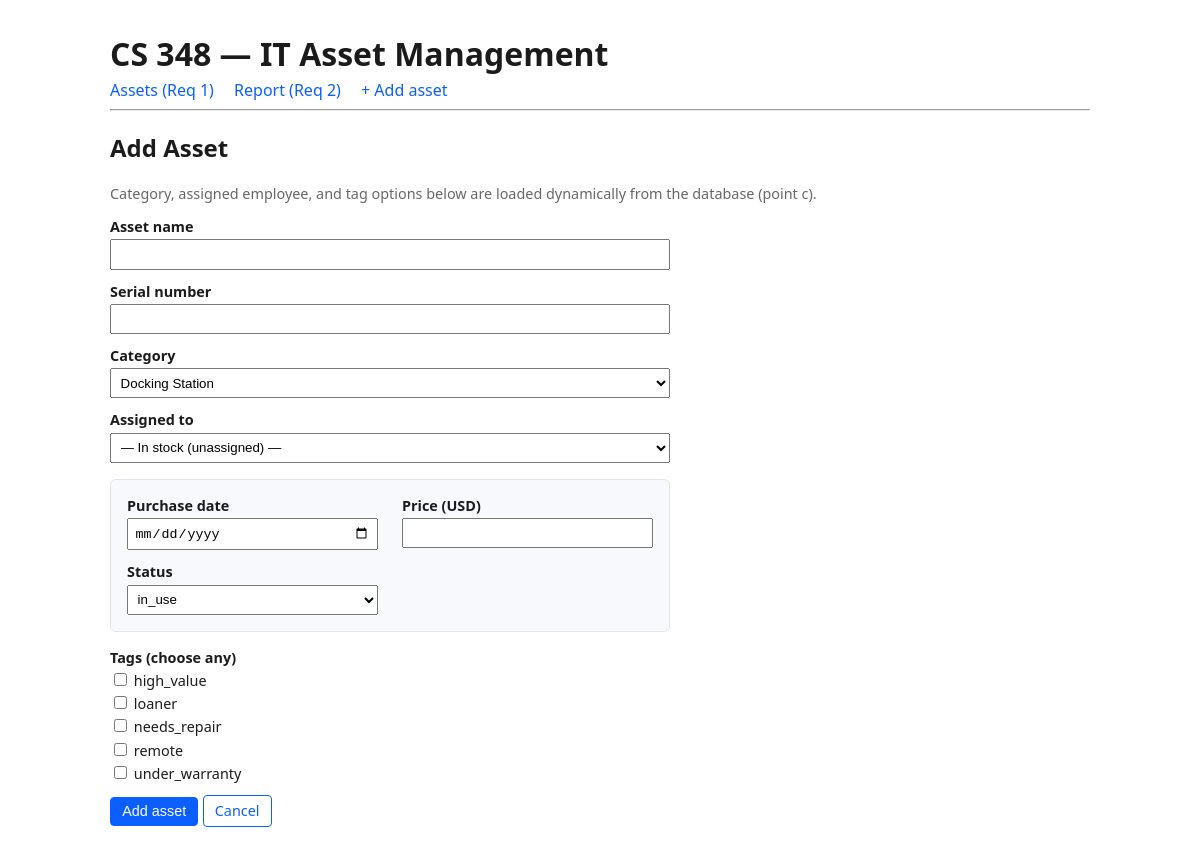
Screenshot of /assets/add with the database file from the repository.
### tables this page shows
CREATE TABLE tag (
    tag_id  INTEGER PRIMARY KEY AUTOINCREMENT,
    name    TEXT    NOT NULL UNIQUE
);

### app.py (the view, shortened to what this page needs)
@app.route("/assets/add", methods=["GET", "POST"])
def add_asset():
    conn = db.get_db()
    categories, employees, tags = _form_choices(conn)
    return render_template(
        "asset_form.html",
        asset=None, categories=categories, employees=employees, tags=tags,
        selected_tags=set(),
    )

### app.py (called while the page is built)
def _form_choices(conn):
    categories = conn.execute(
        "SELECT category_id, name FROM category ORDER BY name"
    ).fetchall()
    employees = conn.execute(
        "SELECT employee_id, name, department FROM employee ORDER BY name"
    ).fetchall()
    tags = conn.execute(
        "SELECT tag_id, name FROM tag ORDER BY name"
    ).fetchall()
    return categories, employees, tags

### db.py (called while the page is built)
def get_db():
    if "db" not in g:
        g.db = sqlite3.connect(DATABASE, isolation_level="DEFERRED")
        g.db.row_factory = sqlite3.Row
        g.db.execute("PRAGMA foreign_keys = ON;")
    return g.db

### templates/asset_form.html (shortened to what this page needs)
{% extends "base.html" %}
{% block content %}
  <h2>{{ "Edit" if asset else "Add" }} Asset</h2>
  <p class="muted">Category, assigned employee, and tag options below are
     loaded dynamically from the database (point c).</p>
  <form method="post" style="max-width:560px;">
    <div class="field">
      <label for="asset_name">Asset name</label>
      <input id="asset_name" name="asset_name" required
             value="{{ asset['asset_name'] if asset else '' }}">
    </div>
    <div class="field">
      <label for="serial_number">Serial number</label>
      <input id="serial_number" name="serial_number" required
             value="{{ asset['serial_number'] if asset else '' }}">
    </div>
    <div class="field">
      <label for="category_id">Category</label>
      <select id="category_id" name="category_id" required>
        {% for c in categories %}
          <option value="{{ c['category_id'] }}"
            {{ 'selected' if asset and asset['category_id'] == c['category_id'] else '' }}>
            {{ c['name'] }}
          </option>
        {% endfor %}
      </select>
    </div>
    <div class="field">
      <label for="assigned_to">Assigned to</label>
      <select id="assigned_to" name="assigned_to">
        <option value="">— In stock (unassigned) —</option>
      </select>
    </div>
    <div class="filters">
      <div>
        <label for="purchase_date">Purchase date</label>
        <input id="purchase_date" name="purchase_date" type="date" required
               value="{{ asset['purchase_date'] if asset else '' }}">
      </div>
      <div>
        <label for="price">Price (USD)</label>
        <input id="price" name="price" type="number" step="0.01" min="0" required
               value="{{ '%.2f'|format(asset['price']) if asset else '' }}">
      </div>
      <div>
        <label for="status">Status</label>
        <select id="status" name="status">
          {% for s in ['in_use', 'in_stock', 'retired'] %}
            <option value="{{ s }}"
              {{ 'selected' if asset and asset['status'] == s else '' }}>{{ s }}</option>
          {% endfor %}
        </select>
      </div>
    </div>
    <div class="field">
      <label>Tags (choose any)</label>
      {% for t in tags %}
        <label style="font-weight:normal;">
          <input type="checkbox" name="tags" value="{{ t['tag_id'] }}"
            style="width:auto;"
            {{ 'checked' if t['tag_id'] in selected_tags else '' }}>
          {{ t['name'] }}
        </label>
      {% endfor %}
    </div>
    <button class="btn" type="submit">{{ "Save changes" if asset else "Add asset" }}</button>
    <a class="btn secondary" href="{{ url_for('index') }}">Cancel</a>
  </form>
{% endblock %}

### templates/base.html (style rules this page uses)
body { font-family: system-ui, Arial, sans-serif; margin: 2rem auto; max-width: 980px; color: #1b1b1b; }
.btn { display: inline-block; padding: .35rem .7rem; border: 1px solid #0b5fff; border-radius: 4px; background: #0b5fff; color: #fff; text-decoration: none; cursor: pointer; font-size: .9rem; }
.btn.secondary { background: #fff; color: #0b5fff; }
.filters { display: grid; grid-template-columns: repeat(2, 1fr); gap: .75rem 1.5rem; margin: 1rem 0; padding: 1rem; background: #f7f9fc; border: 1px solid #e0e6f0; border-radius: 6px; }
label { font-size: .9rem; display: block; margin-bottom: .2rem; font-weight: 600; }
input, select { padding: .35rem; width: 100%; box-sizing: border-box; }
.field { margin-bottom: .75rem; }
.muted { color: #666; font-size: .9rem; }

### rows the page displays
tag: name "high_value"
tag: name "loaner"
tag: name "needs_repair"
tag: name "remote"
tag: name "under_warranty"

### other values shown
{{ "Edit" if asset else "Add" }} "Add"
{{ "Save changes" if asset else "Add asset" }} "Add asset"
form field category_id "Docking Station"
form field status "in_use"
